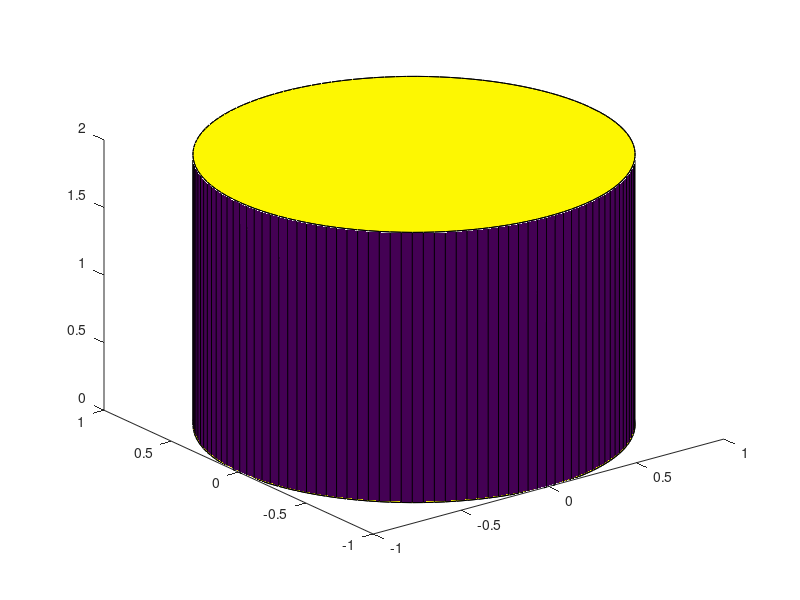

The MATLAB script that drew this image:
clear all
close all

r = 1;

h = 2;

theta = 0:0.05:2*pi;

x = r*cos(theta);
y = r*sin(theta);

y(end) = 0;

z1 = 0;

z2 = h;
col=[253/255 247/255 2/255];


set(gca,'NextPlot','Add');
h=patch(x,y,z2*ones(size(x)),'y');
set(h,'edgecolor','k','FaceColor',col)
patch(x,y,z1*ones(size(x)),'edgecolor','k','FaceColor',col);
surf([x;x],[y;y],[z1*ones(size(x));z2*ones(size(x))])
view(3)